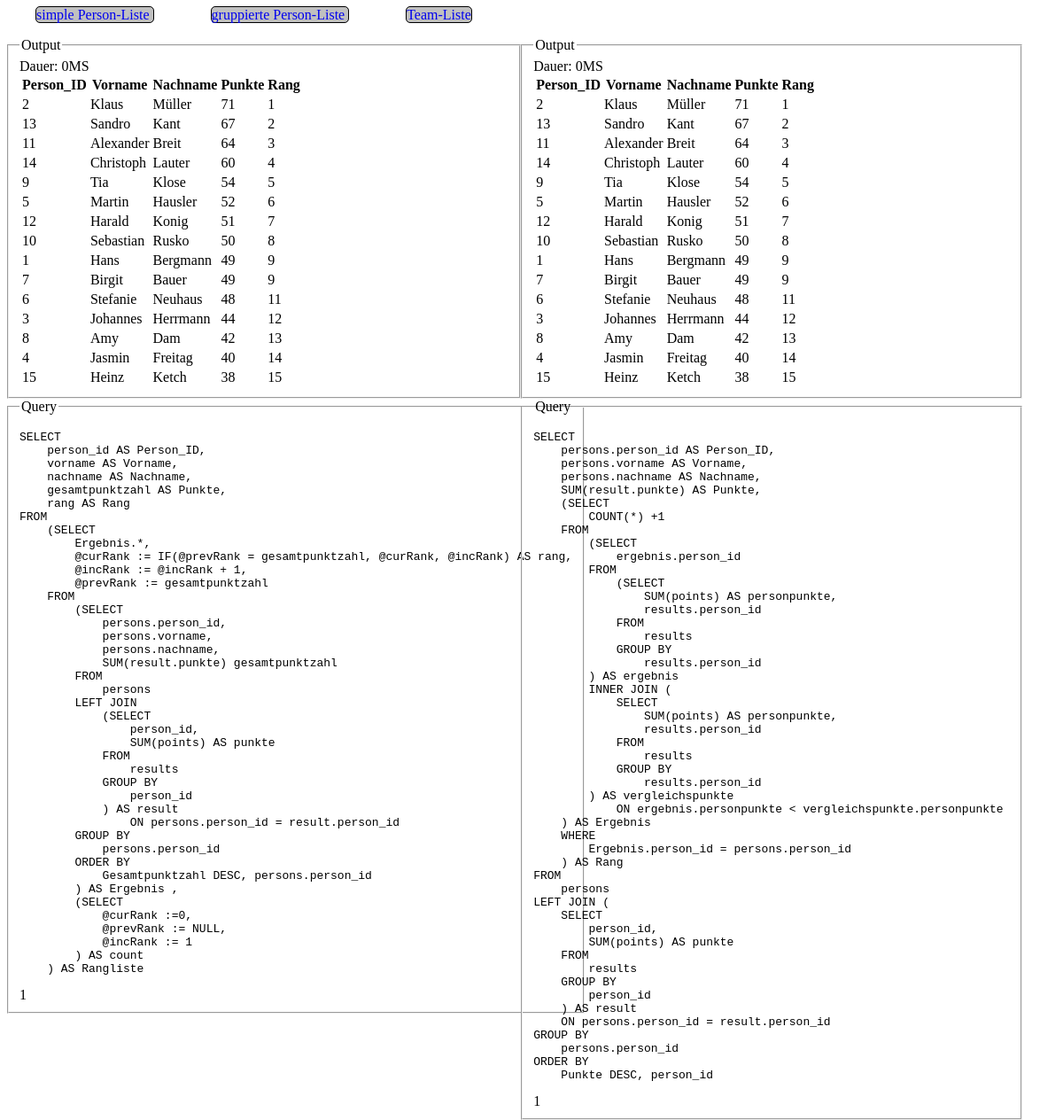
The page /index.php?query=person on the database its author committed.
### tables this page shows
CREATE TABLE `persons` (
  `person_id` int(11) NOT NULL AUTO_INCREMENT,
  `vorname` varchar(30) NOT NULL,
  `nachname` varchar(30) NOT NULL,
  `team_id` int(11) NOT NULL,
  PRIMARY KEY (`person_id`)
);

### queries/personRanking.php (called while the page is built, shortened)
<?php
$sqlCount = <<<SQL
SELECT
    person_id AS Person_ID,
    vorname AS Vorname,
    nachname AS Nachname,
    gesamtpunktzahl AS Punkte,
    rang AS Rang
FROM
    (SELECT
        Ergebnis.*,
        @curRank := IF(@prevRank = gesamtpunktzahl, @curRank, @incRank) AS rang,
        @incRank := @incRank + 1,
        @prevRank := gesamtpunktzahl
    FROM
        (SELECT
            persons.person_id,
            persons.vorname,
            persons.nachname,
            SUM(result.punkte) gesamtpunktzahl
        FROM
            persons
        LEFT JOIN
            (SELECT
                person_id,
                SUM(points) AS punkte
            FROM
                results
            GROUP BY
                person_id
            ) AS result
                ON persons.person_id = result.person_id
        GROUP BY
            persons.person_id
        ORDER BY
            Gesamtpunktzahl DESC, persons.person_id
        ) AS Ergebnis ,
        (SELECT
            @curRank :=0,
            @prevRank := NULL,
            @incRank := 1
        ) AS count
    ) AS Rangliste
SQL;

### tablebuilder.php (the view, shortened to what this page needs)
<?php
function buildTable(array $resultset){
    $colums = array_keys($resultset[0]);
    $table =    '<table>
                    <tr>';
    foreach ($colums as $column){
        $table .= '<th>' . $column . '</th>';
    }
    $table .= '</tr>';
    foreach ($resultset as $row){
        $table .=   '<tr>';
        foreach ($colums as $column){
            $table .= '<td>' . $row[$column] . '</td>';
        }
        $table .=   '</tr>';
    }
    $table .= '</table>';
    return $table;
}

### rows shown on the page
persons: person_id "2", vorname "Klaus", nachname "Müller", column "71", column "1"
persons: person_id "13", vorname "Sandro", nachname "Kant", column "67", column "2"
persons: person_id "11", vorname "Alexander", nachname "Breit", column "64", column "3"
persons: person_id "14", vorname "Christoph", nachname "Lauter", column "60", column "4"
persons: person_id "9", vorname "Tia", nachname "Klose", column "54", column "5"
persons: person_id "5", vorname "Martin", nachname "Hausler", column "52", column "6"
persons: person_id "12", vorname "Harald", nachname "Konig", column "51", column "7"
persons: person_id "10", vorname "Sebastian", nachname "Rusko", column "50", column "8"
persons: person_id "1", vorname "Hans", nachname "Bergmann", column "49", column "9"
persons: person_id "7", vorname "Birgit", nachname "Bauer", column "49", column "9"
persons: person_id "6", vorname "Stefanie", nachname "Neuhaus", column "48", column "11"
persons: person_id "3", vorname "Johannes", nachname "Herrmann", column "44", column "12"
persons: person_id "8", vorname "Amy", nachname "Dam", column "42", column "13"
persons: person_id "4", vorname "Jasmin", nachname "Freitag", column "40", column "14"
persons: person_id "15", vorname "Heinz", nachname "Ketch", column "38", column "15"

### other values the page prints
$timeCount "0MS"
$column "Person_ID"
$column "Vorname"
$column "Nachname"
$column "Punkte"
$column "Rang"
$timeCalc "0MS"
